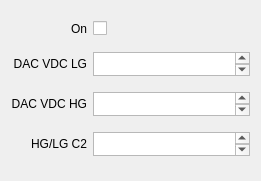
       <widget class="QWidget" name="gridLayoutWidget_12">
        <property name="geometry">
         <rect>
          <x>570</x>
          <y>260</y>
          <width>261</width>
          <height>181</height>
         </rect>
        </property>
        <layout class="QGridLayout" name="gridLayout_10">
         <item row="1" column="1">
          <widget class="QPlainTextEdit" name="lauroc1slowcontrolch2dacVdcLGBox">
           <property name="maximumSize">
            <size>
             <width>16777215</width>
             <height>24</height>
            </size>
           </property>
          </widget>
         </item>
         <item row="0" column="1">
          <widget class="QCheckBox" name="lauroc1slowcontrolch2ONBox">
           <property name="text">
            <string/>
           </property>
          </widget>
         </item>
         <item row="0" column="0">
          <widget class="QLabel" name="label_13">
           <property name="text">
            <string>On</string>
           </property>
           <property name="alignment">
            <set>Qt::AlignRight|Qt::AlignTrailing|Qt::AlignVCenter</set>
           </property>
          </widget>
         </item>
         <item row="2" column="1">
          <widget class="QPlainTextEdit" name="lauroc1slowcontrolch2dacVdcHGBox">
           <property name="maximumSize">
            <size>
             <width>16777215</width>
             <height>24</height>
            </size>
           </property>
          </widget>
         </item>
         <item row="3" column="1">
          <widget class="QPlainTextEdit" name="lauroc1slowcontrolch2C2Box">
           <property name="maximumSize">
            <size>
             <width>16777215</width>
             <height>24</height>
            </size>
           </property>
          </widget>
         </item>
         <item row="1" column="0">
          <widget class="QLabel" name="lauroc1slowcontrolch3dacVdcLGLabel_2">
           <property name="text">
            <string>DAC VDC LG</string>
           </property>
           <property name="alignment">
            <set>Qt::AlignRight|Qt::AlignTrailing|Qt::AlignVCenter</set>
           </property>
          </widget>
         </item>
         <item row="3" column="0">
          <widget class="QLabel" name="label_11">
           <property name="text">
            <string>HG/LG C2</string>
           </property>
           <property name="alignment">
            <set>Qt::AlignRight|Qt::AlignTrailing|Qt::AlignVCenter</set>
           </property>
          </widget>
         </item>
         <item row="2" column="0">
          <widget class="QLabel" name="lauroc1slowcontrolch4dacVdcHGLabel_3">
           <property name="text">
            <string>DAC VDC HG</string>
           </property>
           <property name="alignment">
            <set>Qt::AlignRight|Qt::AlignTrailing|Qt::AlignVCenter</set>
           </property>
          </widget>
         </item>
        </layout>
       </widget>
